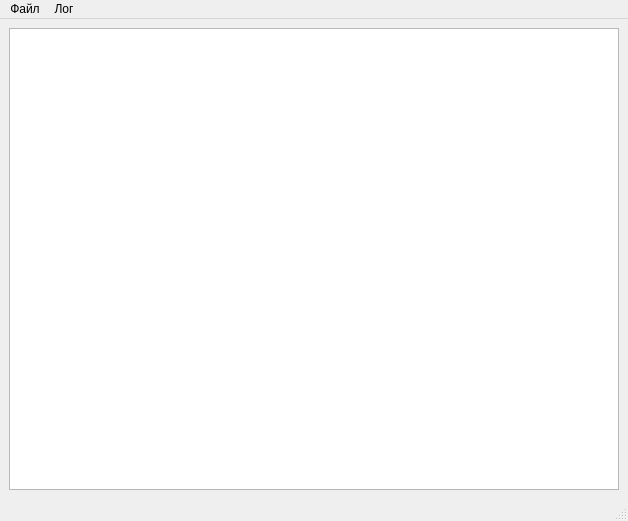
<?xml version="1.0" encoding="UTF-8"?>
<ui version="4.0">
 <class>MainWindow</class>
 <widget class="QMainWindow" name="MainWindow">
  <property name="geometry">
   <rect>
    <x>0</x>
    <y>0</y>
    <width>628</width>
    <height>521</height>
   </rect>
  </property>
  <property name="windowTitle">
   <string>Искатель строк</string>
  </property>
  <widget class="QWidget" name="centralwidget">
   <layout class="QHBoxLayout" name="horizontalLayout">
    <item>
     <widget class="QPlainTextEdit" name="logEdit">
      <property name="sizePolicy">
       <sizepolicy hsizetype="Expanding" vsizetype="Expanding">
        <horstretch>0</horstretch>
        <verstretch>0</verstretch>
       </sizepolicy>
      </property>
     </widget>
    </item>
   </layout>
  </widget>
  <widget class="QMenuBar" name="menubar">
   <property name="geometry">
    <rect>
     <x>0</x>
     <y>0</y>
     <width>628</width>
     <height>21</height>
    </rect>
   </property>
   <widget class="QMenu" name="menu">
    <property name="title">
     <string>Файл</string>
    </property>
    <addaction name="action"/>
   </widget>
   <widget class="QMenu" name="menu_2">
    <property name="title">
     <string>Лог</string>
    </property>
    <addaction name="action_2"/>
    <addaction name="action_4"/>
    <addaction name="action_5"/>
   </widget>
   <addaction name="menu"/>
   <addaction name="menu_2"/>
  </widget>
  <widget class="QStatusBar" name="statusbar"/>
  <action name="action">
   <property name="text">
    <string>Открыть</string>
   </property>
  </action>
  <action name="action_2">
   <property name="text">
    <string>Экспорт</string>
   </property>
  </action>
  <action name="action_4">
   <property name="text">
    <string>Добавить в лог</string>
   </property>
  </action>
  <action name="action_5">
   <property name="text">
    <string>Просмотр</string>
   </property>
  </action>
 </widget>
 <resources/>
 <connections/>
</ui>
